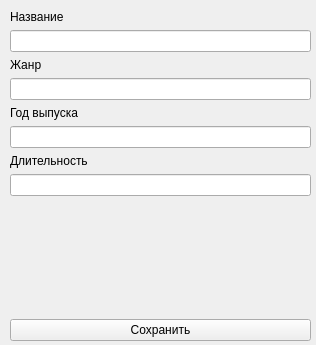
<?xml version="1.0" encoding="UTF-8"?>
<ui version="4.0">
 <class>Form</class>
 <widget class="QWidget" name="Form">
  <property name="geometry">
   <rect>
    <x>0</x>
    <y>0</y>
    <width>316</width>
    <height>345</height>
   </rect>
  </property>
  <property name="windowTitle">
   <string>Form</string>
  </property>
  <property name="accessibleName">
   <string/>
  </property>
  <property name="layoutDirection">
   <enum>Qt::LeftToRight</enum>
  </property>
  <widget class="QWidget" name="gridLayoutWidget">
   <property name="geometry">
    <rect>
     <x>10</x>
     <y>10</y>
     <width>301</width>
     <height>331</height>
    </rect>
   </property>
   <layout class="QGridLayout" name="gridLayout_3">
    <item row="3" column="0">
     <widget class="QLineEdit" name="genreEdit"/>
    </item>
    <item row="4" column="0">
     <widget class="QLabel" name="label_3">
      <property name="text">
       <string>Год выпуска</string>
      </property>
     </widget>
    </item>
    <item row="0" column="0">
     <widget class="QLabel" name="label">
      <property name="text">
       <string>Название</string>
      </property>
     </widget>
    </item>
    <item row="6" column="0">
     <widget class="QLabel" name="label_4">
      <property name="text">
       <string>Длительность</string>
      </property>
     </widget>
    </item>
    <item row="1" column="0">
     <widget class="QLineEdit" name="titleEdit"/>
    </item>
    <item row="7" column="0">
     <widget class="QLineEdit" name="durationEdit"/>
    </item>
    <item row="2" column="0">
     <widget class="QLabel" name="label_2">
      <property name="text">
       <string>Жанр</string>
      </property>
     </widget>
    </item>
    <item row="5" column="0">
     <widget class="QLineEdit" name="yearEdit"/>
    </item>
    <item row="8" column="0">
     <spacer name="verticalSpacer_2">
      <property name="orientation">
       <enum>Qt::Vertical</enum>
      </property>
      <property name="sizeHint" stdset="0">
       <size>
        <width>20</width>
        <height>40</height>
       </size>
      </property>
     </spacer>
    </item>
    <item row="9" column="0">
     <widget class="QPushButton" name="saveButton">
      <property name="text">
       <string>Сохранить</string>
      </property>
     </widget>
    </item>
   </layout>
  </widget>
 </widget>
 <resources/>
 <connections/>
</ui>
